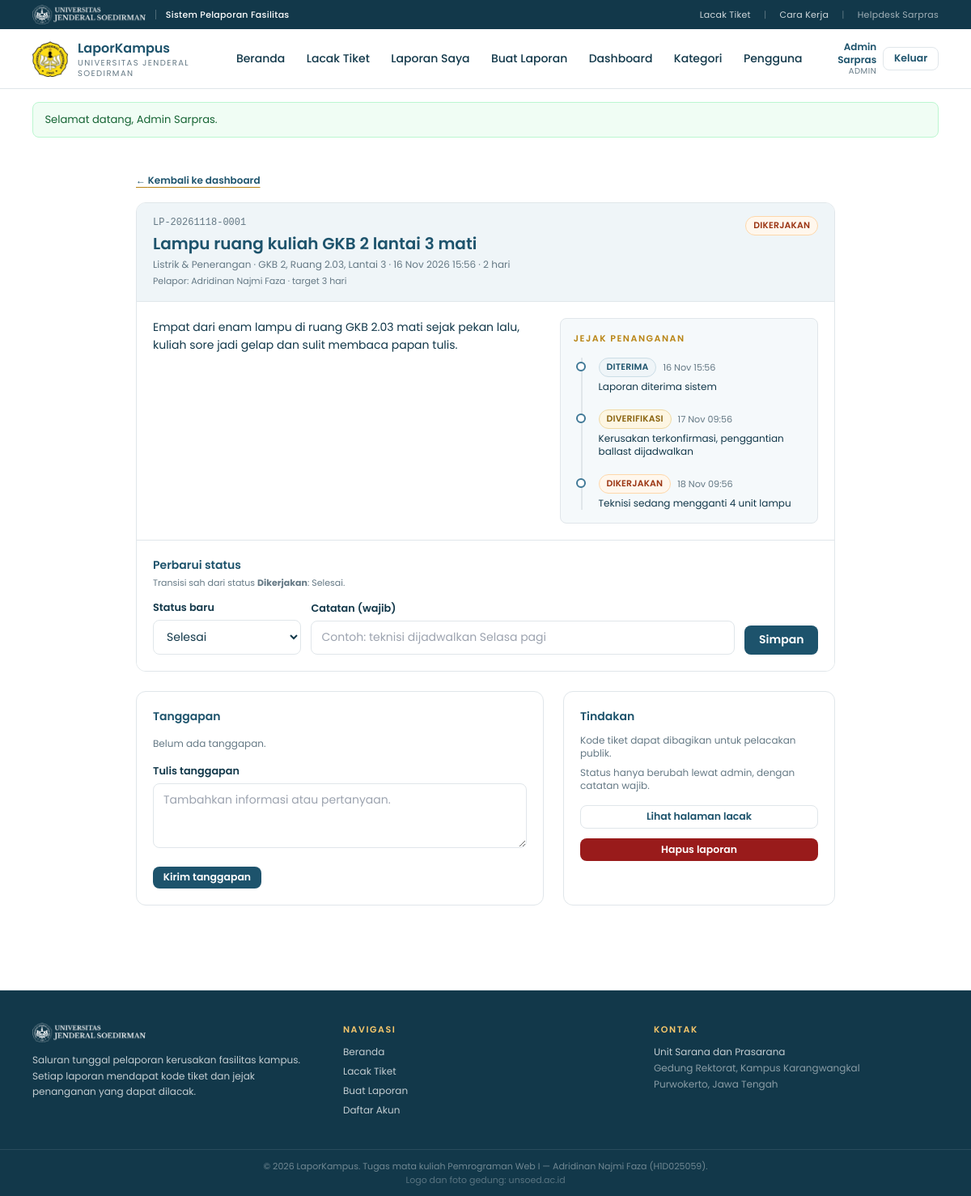
The page /laporan/detail.php?id=1 (signed in) on the database its author committed.
### tables this page shows
CREATE TABLE laporan (
  id          INT AUTO_INCREMENT PRIMARY KEY,
  kode        VARCHAR(20)  NOT NULL UNIQUE,
  user_id     INT          NOT NULL,
  kategori_id INT          NOT NULL,
  judul       VARCHAR(120) NOT NULL,
  deskripsi   TEXT         NOT NULL,
  lokasi      VARCHAR(160) NOT NULL,
  foto        VARCHAR(255) DEFAULT NULL,
  status      ENUM('diterima','diverifikasi','dikerjakan','selesai','ditolak') NOT NULL DEFAULT 'diterima',
  dibuat      DATETIME NOT NULL DEFAULT CURRENT_TIMESTAMP,
  diperbarui  DATETIME NOT NULL DEFAULT CURRENT_TIMESTAMP ON UPDATE CURRENT_TIMESTAMP,
  CONSTRAINT fk_lap_user FOREIGN KEY (user_id)     REFERENCES users(id)    ON DELETE CASCADE,
  CONSTRAINT fk_lap_kat  FOREIGN KEY (kategori_id) REFERENCES kategori(id) ON DELETE RESTRICT,
  INDEX idx_status (status),
  INDEX idx_kategori (kategori_id),
  INDEX idx_dibuat (dibuat)
);

CREATE TABLE kategori (
  id       INT AUTO_INCREMENT PRIMARY KEY,
  nama     VARCHAR(80) NOT NULL UNIQUE,
  sla_hari SMALLINT    NOT NULL DEFAULT 7
);

CREATE TABLE users (
  id            INT AUTO_INCREMENT PRIMARY KEY,
  nama          VARCHAR(100) NOT NULL,
  nim_nip       VARCHAR(20)  NOT NULL,
  email         VARCHAR(120) NOT NULL UNIQUE,
  password_hash VARCHAR(255) NOT NULL,
  role          ENUM('pelapor','admin') NOT NULL DEFAULT 'pelapor',
  aktif         TINYINT(1)   NOT NULL DEFAULT 1,
  dibuat        DATETIME     NOT NULL DEFAULT CURRENT_TIMESTAMP
);

CREATE TABLE riwayat (
  id         INT AUTO_INCREMENT PRIMARY KEY,
  laporan_id INT NOT NULL,
  status     VARCHAR(20) NOT NULL,
  catatan    VARCHAR(255) DEFAULT NULL,
  oleh_id    INT DEFAULT NULL,
  waktu      DATETIME NOT NULL DEFAULT CURRENT_TIMESTAMP,
  CONSTRAINT fk_riw_lap  FOREIGN KEY (laporan_id) REFERENCES laporan(id) ON DELETE CASCADE,
  CONSTRAINT fk_riw_user FOREIGN KEY (oleh_id)    REFERENCES users(id)   ON DELETE SET NULL,
  INDEX idx_laporan (laporan_id)
);

### includes/auth.php (called while the page is built, shortened)
<?php
require_once __DIR__ . '/fungsi.php';
function pengguna(): ?array
{
    return $_SESSION['user'] ?? null;
}

### laporan/detail.php (the view, shortened to what this page needs)
<?php
require_once __DIR__ . '/../includes/auth.php';
$u   = pengguna();
$id  = (int) ($_GET['id'] ?? 0);
$st = $pdo->prepare(
    'SELECT l.*, k.nama AS kategori, k.sla_hari, p.nama AS pelapor
     FROM laporan l
     JOIN kategori k ON k.id = l.kategori_id
     JOIN users p    ON p.id = l.user_id
     WHERE l.id = ?'
);
$st->execute([$id]);
$lap = $st->fetch();
$pemilik = (int) $lap['user_id'] === (int) $u['id'];
$admin   = $u['role'] === 'admin';
$sr = $pdo->prepare('SELECT status, catatan, waktu FROM riwayat WHERE laporan_id = ? ORDER BY waktu ASC, id ASC');
$sr->execute([$id]);
$riwayat = $sr->fetchAll();
$st2 = $pdo->prepare(
    'SELECT t.isi, t.waktu, u.nama, u.role
     FROM tanggapan t JOIN users u ON u.id = t.user_id
     WHERE t.laporan_id = ? ORDER BY t.waktu ASC, t.id ASC'
);
$st2->execute([$id]);
$tanggapan = $st2->fetchAll();
$umur  = umur_hari($lap['dibuat']);
$final = in_array($lap['status'], ['selesai', 'ditolak'], true);
include __DIR__ . '/../includes/header.php';
?>
<div class="mx-auto max-w-4xl px-4 py-10">
  <a href="<?= $admin ? BASE . '/admin/index.php' : BASE . '/laporan/index.php' ?>"
     class="text-xs font-semibold text-navy underline decoration-gold underline-offset-4">
    &larr; <?= $admin ? 'Kembali ke dashboard' : 'Kembali ke laporan saya' ?>
  </a>
  <div class="card mt-4 overflow-hidden">
    <div class="flex flex-wrap items-start justify-between gap-3 border-b border-line bg-navy-light px-5 py-4">
      <div class="min-w-0">
        <p class="font-mono text-xs text-muted"><?= e($lap['kode']) ?></p>
        <h1 class="mt-1 text-xl font-semibold text-navy"><?= e($lap['judul']) ?></h1>
        <p class="mt-1 text-xs text-muted">
          <?= e($lap['kategori']) ?> &middot; <?= e($lap['lokasi']) ?> &middot;
          <?= date('d M Y H:i', strtotime($lap['dibuat'])) ?> &middot; <?= $umur ?> hari
        </p>
        <?php if ($admin): ?>
          <p class="mt-1 text-[11px] text-muted">Pelapor: <?= e($lap['pelapor']) ?> &middot; target <?= (int) $lap['sla_hari'] ?> hari</p>
        <?php endif; ?>
      </div>
      <div class="flex flex-col items-end gap-1">
        <?= badge_status($lap['status']) ?>
      </div>
    </div>
    <div class="grid gap-6 px-5 py-5 md:grid-cols-[1.2fr_0.8fr]">
      <div>
        <p class="text-sm leading-relaxed text-navy-dark"><?= nl2br(e($lap['deskripsi'])) ?></p>
      </div>
      <div class="rounded-lg border border-line bg-navy-light/60 p-4">
        <h2 class="text-[11px] font-semibold uppercase tracking-[0.14em] text-gold">Jejak penanganan</h2>
        <div class="timeline mt-4">
          <?php foreach ($riwayat as $r): ?>
            <div class="timeline-item <?= in_array($r['status'], ['selesai', 'ditolak'], true) ? 'final' : '' ?>">
              <div class="flex flex-wrap items-center gap-2">
                <?= badge_status($r['status']) ?>
                <span class="timeline-waktu"><?= date('d M H:i', strtotime($r['waktu'])) ?></span>
              </div>
              <?php if (!empty($r['catatan'])): ?>
                <p class="mt-1 text-xs text-navy-dark"><?= e($r['catatan']) ?></p>
              <?php endif; ?>
            </div>
          <?php endforeach; ?>
        </div>
      </div>
    </div>
    <?php if ($admin && !$final): ?>
      <div class="border-t border-line bg-white px-5 py-5">
        <h2 class="text-sm font-semibold text-navy">Perbarui status</h2>
        <p class="mt-1 text-[11px] text-muted">
          Transisi sah dari status <strong><?= e(status_label($lap['status'])) ?></strong>:
          <?php
          $pilihan = ['diterima' => ['diverifikasi', 'ditolak'], 'diverifikasi' => ['dikerjakan'], 'dikerjakan' => ['selesai']][$lap['status']] ?? [];
          echo $pilihan ? e(implode(' atau ', array_map('status_label', $pilihan))) : 'tidak ada (status final)';
          ?>.
        </p>
        <?php if ($pilihan): ?>
          <form method="post" action="<?= BASE ?>/laporan/status.php" class="mt-3 grid gap-3 sm:grid-cols-[0.35fr_1fr_auto] sm:items-end">
            <div class="field mb-0">
              <label for="status">Status baru</label>
              <select id="status" name="status" required>
                <?php foreach ($pilihan as $p): ?>
                  <option value="<?= e($p) ?>"><?= e(status_label($p)) ?></option>
                <?php endforeach; ?>
              </select>
            </div>
            <div class="field mb-0">
              <label for="catatan">Catatan (wajib)</label>
              <input type="text" id="catatan" name="catatan" minlength="5" maxlength="255" required
                     placeholder="Contoh: teknisi dijadwalkan Selasa pagi">
            </div>
            <button type="submit" class="btn btn-primary">Simpan</button>
          </form>
        <?php endif; ?>
      </div>
    <?php endif; ?>
  </div>
  <div class="mt-6 grid gap-6 md:grid-cols-[1.2fr_0.8fr]">
    <div class="card p-5">
      <h2 class="text-sm font-semibold text-navy">Tanggapan</h2>
      <div class="mt-4 space-y-3">
        <?php if (!$tanggapan): ?>
          <p class="text-xs text-muted">Belum ada tanggapan.</p>
        <?php endif; ?>
      </div>
      <?php if ($pemilik || $admin): ?>
        <form method="post" class="mt-4" novalidate>
          <div class="field">
            <label for="tanggapan">Tulis tanggapan</label>
            <textarea id="tanggapan" name="tanggapan" maxlength="1000" required
                      class="!min-h-[5rem]" placeholder="Tambahkan informasi atau pertanyaan."></textarea>
          </div>
          <button type="submit" class="btn btn-primary btn-sm">Kirim tanggapan</button>
        </form>
      <?php endif; ?>
    </div>
    <div class="card p-5">
      <h2 class="text-sm font-semibold text-navy">Tindakan</h2>
      <ul class="mt-3 space-y-2 text-xs text-muted">
        <li>Kode tiket dapat dibagikan untuk pelacakan publik.</li>
        <li>Status hanya berubah lewat admin, dengan catatan wajib.</li>
      </ul>
      <a href="<?= BASE ?>/track.php?kode=<?= e($lap['kode']) ?>" class="btn btn-ghost btn-sm mt-4 w-full">Lihat halaman lacak</a>
      <?php if ($admin || ($pemilik && $lap['status'] === 'diterima')): ?>
        <form method="post" action="<?= BASE ?>/laporan/hapus.php" class="mt-3"
              onsubmit="return confirm('Hapus laporan ini? Tindakan tidak dapat dibatalkan.');">
          <button type="submit" class="btn btn-danger btn-sm w-full">Hapus laporan</button>
        </form>
      <?php endif; ?>
    </div>
  </div>
</div>
<?php include __DIR__ . '/../includes/footer.php'; ?>

### includes/fungsi.php (shortened to what this page needs)
<?php
function e($v): string
{
    return htmlspecialchars((string) $v, ENT_QUOTES, 'UTF-8');
}
function status_label(string $s): string
{
    $map = [
        'diterima'     => 'Diterima',
        'diverifikasi' => 'Diverifikasi',
        'dikerjakan'   => 'Dikerjakan',
        'selesai'      => 'Selesai',
        'ditolak'      => 'Ditolak',
    ];
    return $map[$s] ?? ucfirst($s);
}
function badge_status(string $s): string
{
    return '<span class="badge badge-' . e($s) . '">' . e(status_label($s)) . '</span>';
}
function umur_hari(string $dibuat): int
{
    $ts = strtotime($dibuat);
    return $ts ? max(0, (int) floor((time() - $ts) / 86400)) : 0;
}

### assets/style.css (style rules this page uses)
:root { --navy: #1d536c; --navy-dark: #12384a; --navy-mid: #3f7896; --gold: #b98515; --gold-bright: #eeb700; --line: #e0e6ea; --muted: #657985; }
body { font-family: 'Poppins', 'Segoe UI', system-ui, sans-serif; }
.btn { display: inline-flex; align-items: center; justify-content: center; gap: .45rem; padding: .6rem 1.1rem; border-radius: .5rem; font-size: .875rem; font-weight: 600; line-height: 1.2; transition: background .15s, color .15s, border-color .15s; cursor: pointer; }
.btn-sm { padding: .4rem .8rem; font-size: .78rem; }
.btn-primary { background: var(--navy); color: #fff; }
.btn-ghost { background: #fff; color: var(--navy); border: 1px solid var(--line); }
.btn-danger { background: #991b1b; color: #fff; }
.card { background: #fff; border: 1px solid var(--line); border-radius: .75rem; }
.field { margin-bottom: 1rem; }
.field label { display: block; margin-bottom: .35rem; font-size: .8rem; font-weight: 600; color: var(--navy-dark); }
.field input[type=text], .field input[type=email], .field input[type=password], .field input[type=number], .field input[type=file], .field select, .field textarea { width: 100%; border: 1px solid var(--line); border-radius: .5rem; background: #fff; padding: .6rem .75rem; font-size: .875rem; color: var(--navy-dark); }
.field textarea { min-height: 7rem; resize: vertical; }
.badge { display: inline-block; padding: .18rem .55rem; border-radius: 999px; border: 1px solid transparent; font-size: .68rem; font-weight: 600; letter-spacing: .02em; text-transform: uppercase; }
.badge-diterima { background: #eff5f8; color: #1d536c; border-color: #cbdde6; }
.badge-diverifikasi { background: #fdf6e3; color: #8a6410; border-color: #efd9a3; }
.badge-dikerjakan { background: #fff7ed; color: #9a3412; border-color: #fed7aa; }
.timeline { position: relative; margin-left: .55rem; border-left: 2px solid var(--line); padding-left: 1.25rem; }
.timeline-item { position: relative; padding-bottom: 1.25rem; }
.timeline-item:last-child { padding-bottom: 0; }
.timeline-item::before { content: ''; position: absolute; left: -1.72rem; top: .28rem; width: .75rem; height: .75rem; border-radius: 999px; background: #fff; border: 2px solid var(--navy-mid); }
.timeline-waktu { font-size: .7rem; color: var(--muted); }

### rows shown on the page
laporan: kode "LP-20261118-0001", judul "Lampu ruang kuliah GKB 2 lantai 3 mati", kategori.nama "Listrik & Penerangan", lokasi "GKB 2, Ruang 2.03, Lantai 3", dibuat "16 Nov 2026 15:56", dibuat "2", user.nama "Adridinan Najmi Faza", kategori.sla_hari "3", status "DIKERJAKAN", deskripsi "Empat dari enam lampu di ruang GKB 2.03 mati sejak pekan lalu, kuliah sore jadi gelap dan sulit membaca papan tulis.", status "Dikerjakan", status "Selesai"
riwayat: status "DITERIMA", waktu "16 Nov 15:56", catatan "Laporan diterima sistem"
riwayat: status "DIVERIFIKASI", waktu "17 Nov 09:56", catatan "Kerusakan terkonfirmasi, penggantian ballast dijadwalkan"
riwayat: status "DIKERJAKAN", waktu "18 Nov 09:56", catatan "Teknisi sedang mengganti 4 unit lampu"

### other values the page prints
APP_NAME "LaporKampus"
APP_SUB "UNIVERSITAS JENDERAL SOEDIRMAN"
$u['nama'] "Admin Sarpras"
$u['role'] "ADMIN"
$f['pesan'] "Selamat datang, Admin Sarpras."
form field status "Selesai"
